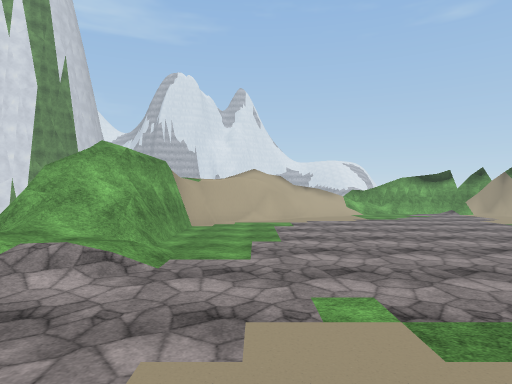
view 1 (above)

17 first-person views from a walk through a scene from a Unity 3-D project. The camera is 1.3 m above the floor, looks level and sees 75° across. The floor is counted in squares, 2 m on a side. Each view is taken from the middle of a square. On the plan, view 1 faces up. The plan holds only what a view shows up to about 10 squares ahead; the rest is blank. The place goes on beyond the plan. The player character is not drawn. Some surface patterns are stand-ins.

view 2
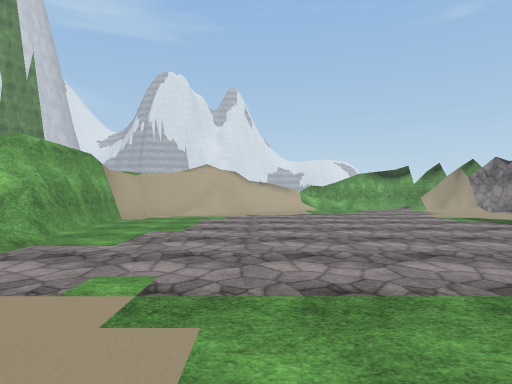

view 3
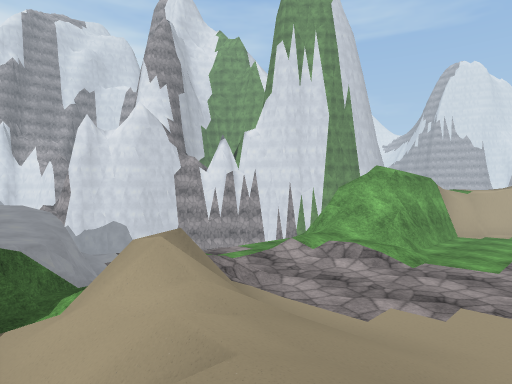

view 4
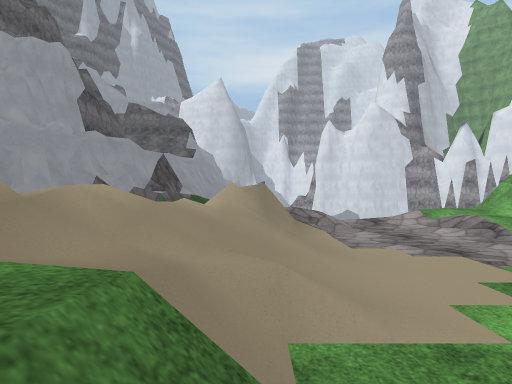

view 5
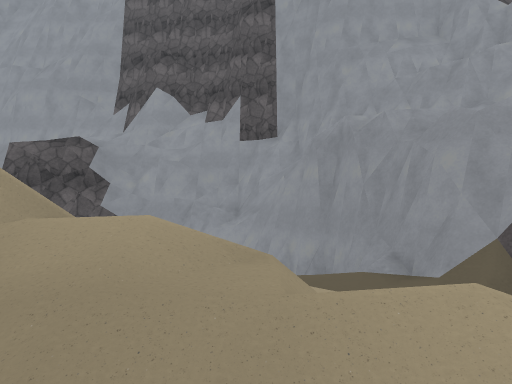

view 6
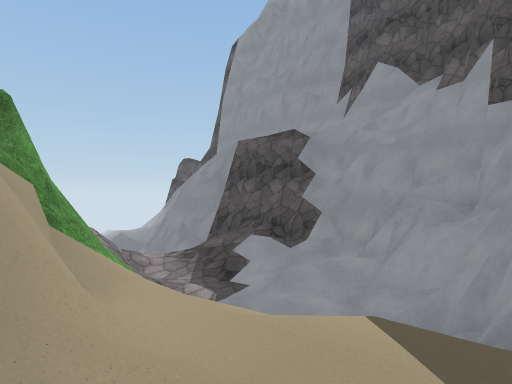

view 7
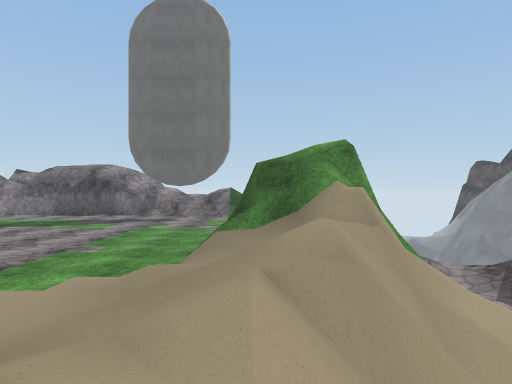

view 8
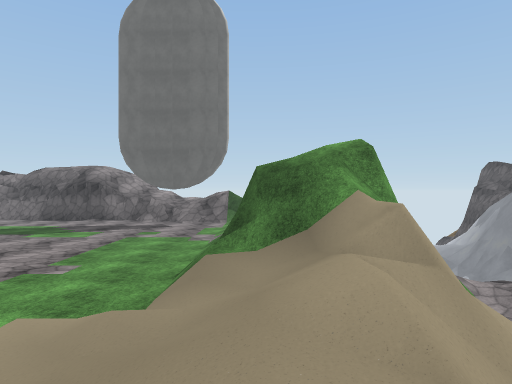

view 9
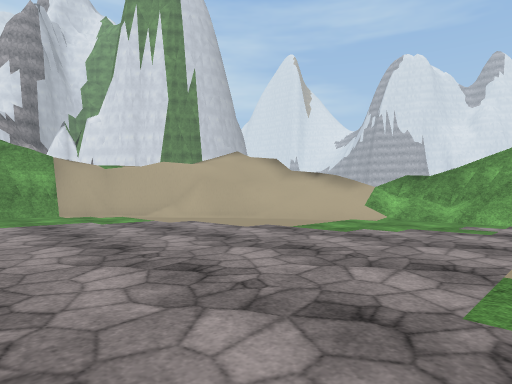

view 10
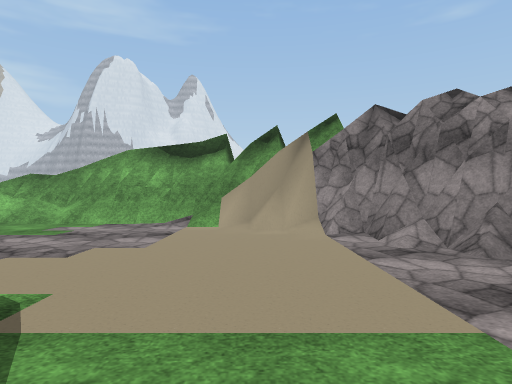

view 11
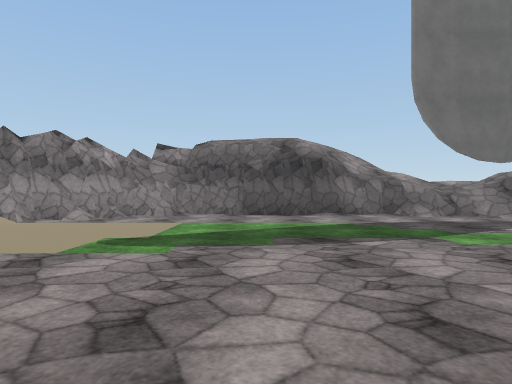

view 12
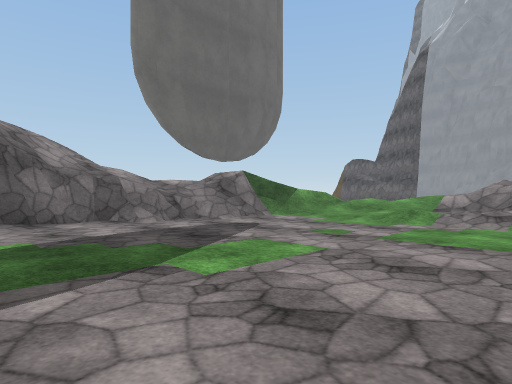

view 13
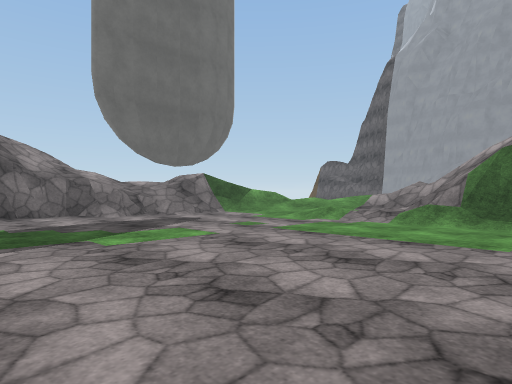

view 14
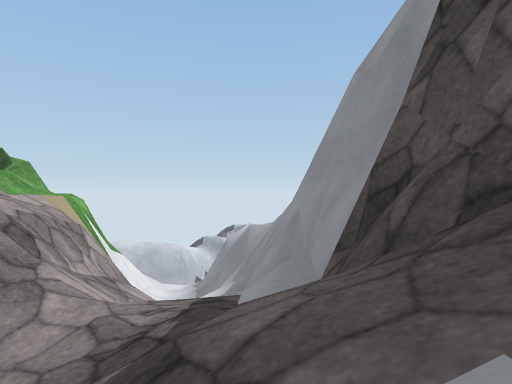

view 15
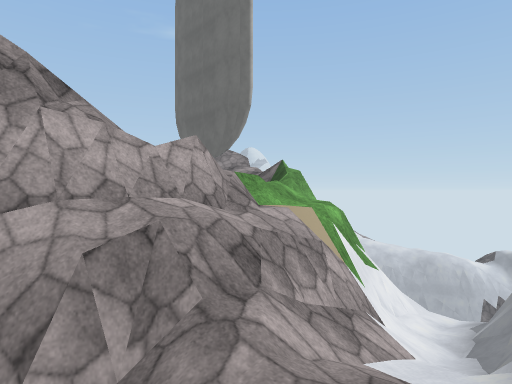

view 16
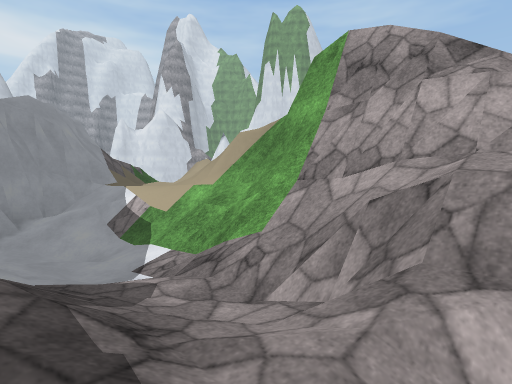

view 17
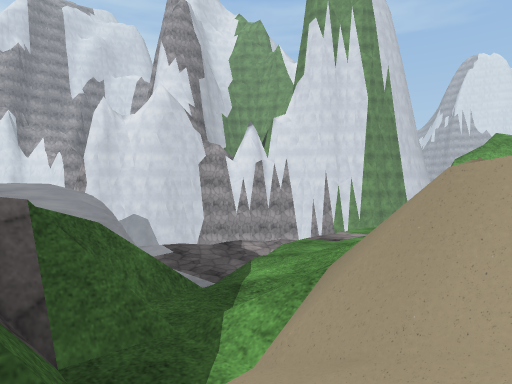

### Floor plan
Key: @ floor where view 1 was taken; # wall or solid block; . main floor; : floor 0.75 m higher than the main floor; - floor 0.75 m lower than the main floor; + floor 1.5 m higher than the main floor; _ floor 1.75 m lower than the main floor; * floor 2.25 m higher than the main floor; < floor 2.5 m lower than the main floor; % floor 4 m higher than the main floor; / step, stairs or slope; = window, fence, low wall or low ledge; v drop or lower ground.
Columns run from 10 left of view 1 to 16 right of it. Each row starts with its distance up from view 1.
 16               v/####
 15             /////####
 14            #//......###
 13           ##..........##
 12          ##............#
 11         ##.............##
 10         #...............#
  9         #...............#
  8        =#...............#
  7       #=#...............#
  6      /#/=...............#%v
  5  __  ./:/...............#%v
  4  _<  .///...............#*v
  3 -_<  ./:...............=#v
  2 -_< =..:.............../+v
  1   #==////............../v
  0   ###=.#=/@///////./../=
 -1     ###=//+/://#//::://v
 -2      ###::=///////:///=v
 -3       ##/.../####/=//.v
 -4        ##////=####//###=
 -5         #////<//===####
 -6         ##/<//_/_/<//##
 -7          ###/-////####
 -8           ###/#####
 -9            #####

Positions as (right, up) in squares from view 1, and headings:
1: (0, 0), facing up
2: (2, 0), facing up
3: (1, -2), facing up-left
4: (4, 0), facing left
5: (0, 0), facing down
6: (-1, -2), facing down-right
7: (-2, -1), facing right
8: (-1, -1), facing right
9: (8, 7), facing up-left
10: (10, 8), facing up
11: (4, 8), facing right
12: (6, 7), facing down-right
13: (4, 7), facing down-right
14: (4, -7), facing right
15: (5, -7), facing up-right
16: (7, -7), facing up-left
17: (-2, -2), facing up-left
